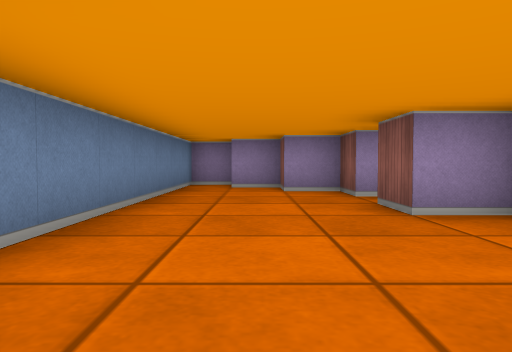
[1] (above)

14 first-person views from a walk through a cub3D ray-caster map. The camera is about half as high as the walls, tilts 2° down and sees 70° across. The floor is counted in squares. Each view is taken from the middle of a square. On the plan, view 1 faces up. The plan holds only what a view shows up to about 9 squares ahead; the rest is blank.

[2]
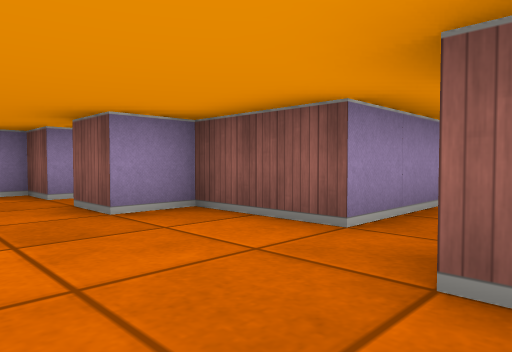

[3]
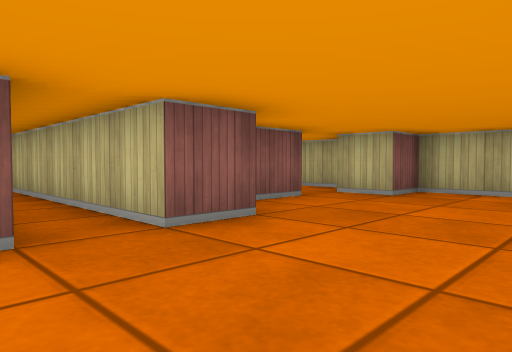

[4]
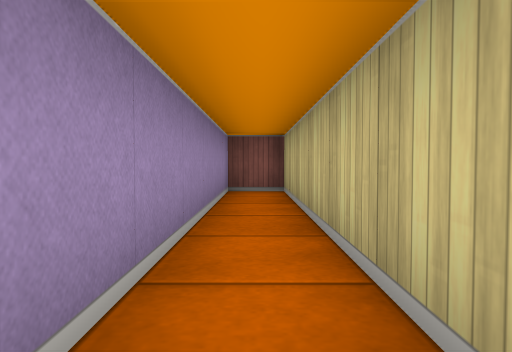

[5]
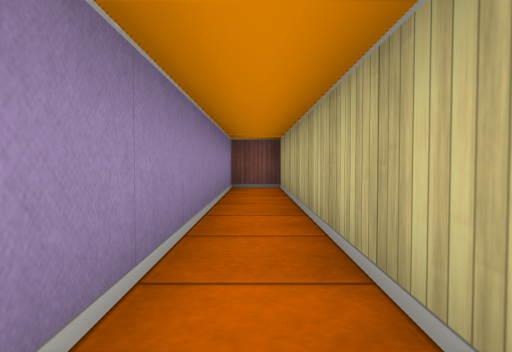

[6]
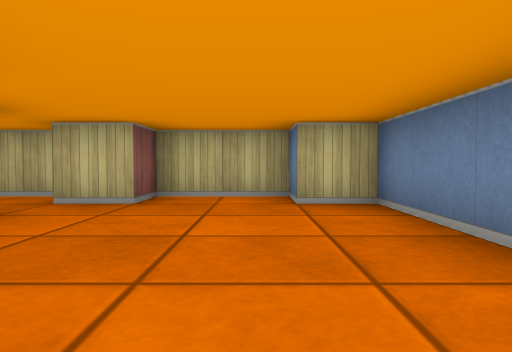

[7]
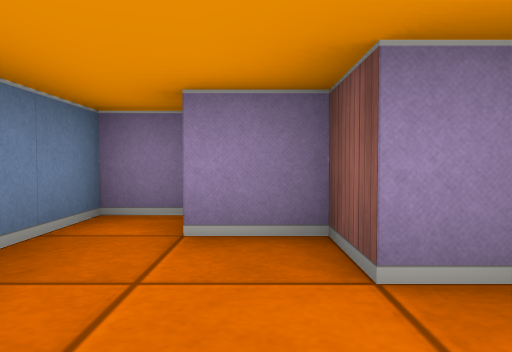

[8]
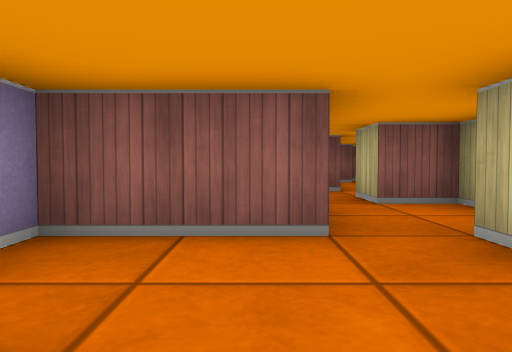

[9]
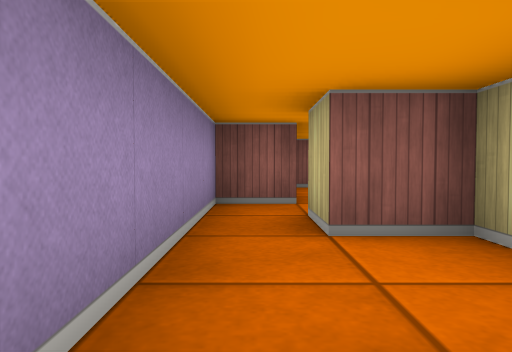

[10]
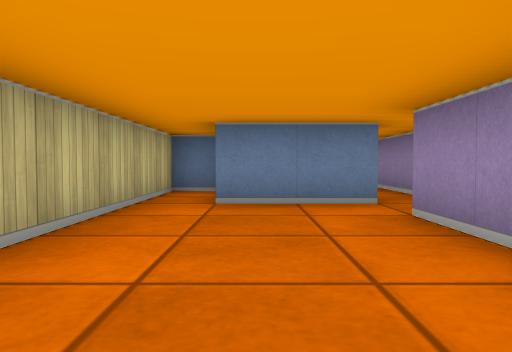

[11]
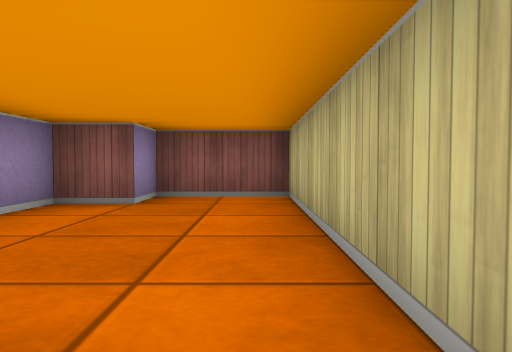

[12]
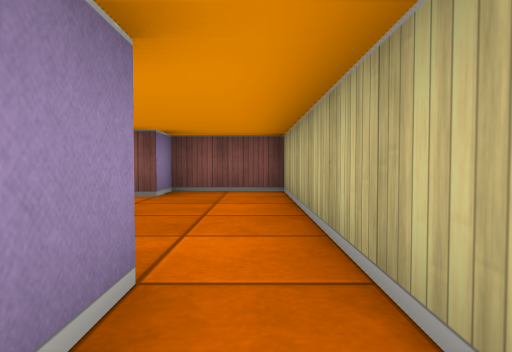

[13]
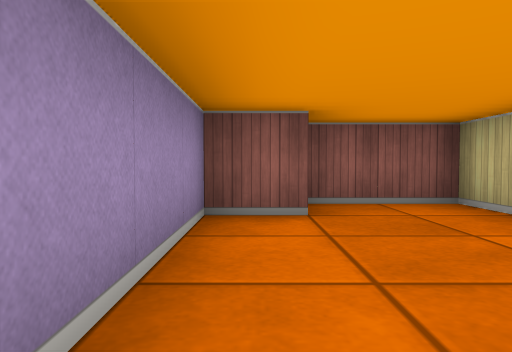

[14]
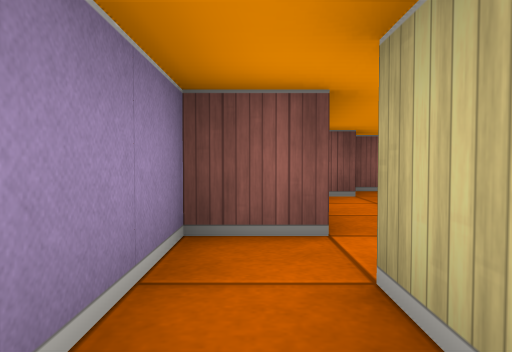

### Floor plan
Points are (right, up) in squares from view 1. A wall is a line through its corners. A room is listed if a view was taken in it or the views show most of it. See-through windows are left out.
Room 1 (views 1, 2, 3, 4, 5, 6, 7, 8, 9)
walls: (2.5, 1.5) (2.5, 3.5) (1.5, 3.5) (1.5, 4.5) (8.5, 4.5) (8.5, 5.5) (1.5, 5.5) (1.5, 6.5) (0.5, 6.5) (0.5, 7.5) (-0.5, 7.5); (-0.5, 8.5) (-1.5, 8.5) (-1.5, 0.5) (-0.5, 0.5) (-0.5, -0.5) (1.5, -0.5) (1.5, 0.5) (2.5, 0.5)
ways out: opening at (2, 1) to room 3
Room 2 (views 10, 11, 12, 13)
walls: (5.5, 0.5) (5.5, -1.5) (4.6, -1.5); (3.5, -1.6) (3.5, -2.5) (10.5, -2.5) (10.5, -0.5) (9.5, -0.5) (9.5, 0.5) (6.5, 0.5) (6.5, 1.5) (5.5, 1.5)
ways out: opening at (5, 1) to room 3
Room 3 (view 14)
walls: (5.5, 1.5) (2.5, 1.5); (3, -0.5) (4.5, -0.5) (4.5, 0.5) (5.5, 0.5)
ways out: opening at (2, 1) to room 1; opening at (5, 1) to room 2

Positions as (right, up) in squares from view 1, and headings:
1: (0, 0), facing up
2: (0, 0), facing up-right
3: (-1, 6), facing down-right
4: (2, 5), facing right
5: (1, 5), facing right
6: (0, 5), facing down
7: (0, 5), facing up
8: (0, 2), facing right
9: (2, 1), facing right
10: (10, -1), facing left
11: (5, -2), facing right
12: (4, -2), facing right
13: (6, 0), facing right
14: (4, 1), facing right
